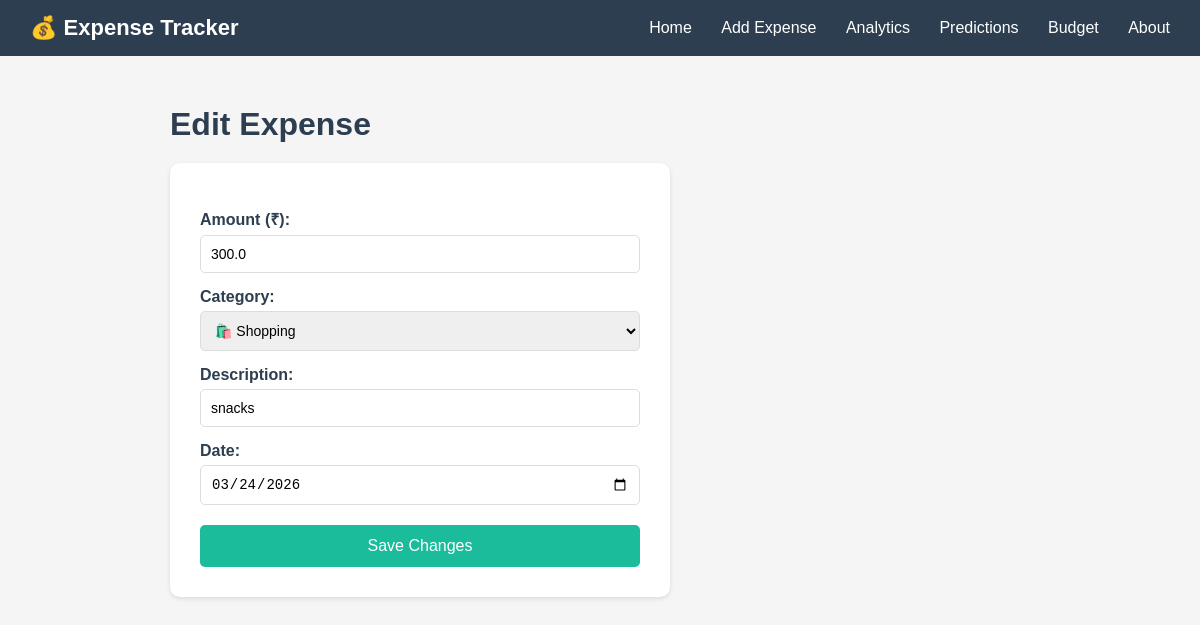
Before: /edit/6 with the older database file.
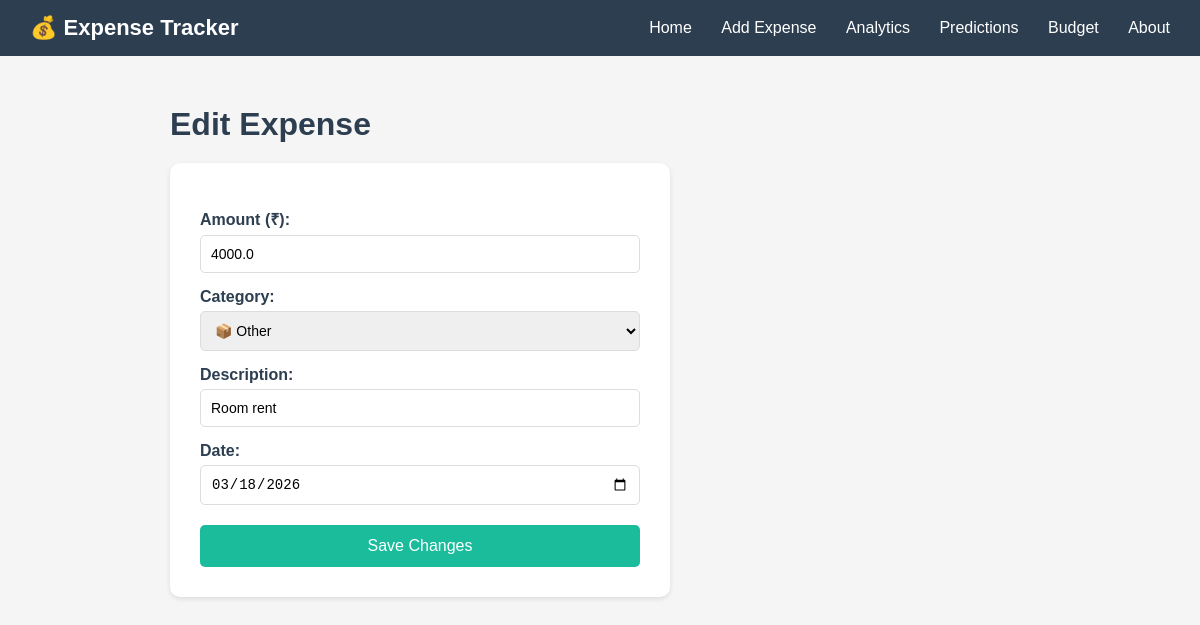
After: the same page with the newer database file.
### tables this page shows
CREATE TABLE expenses (
            id INTEGER PRIMARY KEY AUTOINCREMENT,
            amount REAL NOT NULL,
            category TEXT NOT NULL,
            description TEXT,
            date TEXT NOT NULL
        );

### app.py (the view, shortened to what this page needs)
@app.route('/edit/<int:id>', methods=['GET', 'POST'])
def edit(id):
    conn = get_db_connection()
    expense = conn.execute(
        'SELECT * FROM expenses WHERE id = ?', (id,)
    ).fetchone()
    conn.close()
    return render_template('edit.html', expense = expense)

### app.py (called while the page is built)
def get_db_connection():
    conn = sqlite3.connect('expenses.db')
    conn.row_factory = sqlite3.Row
    return conn

### templates/edit.html (shortened to what this page needs)
{% extends 'base.html' %}
{% block content %}
    <h1>Edit Expense</h1>
    <form method="POST" action="/edit/{{ expense['id'] }}">
        <label for="amount">Amount (₹):</label>
        <input type="number" id="amount" name="amount"
               value="{{ expense['amount'] }}" required>
        <label for="category">Category:</label>
        <select id="category" name="category" required>
            <option value="Shopping" {% if expense['category'] == 'Shopping' %}selected{% endif %}>🛍️ Shopping</option>
            <option value="Other" {% if expense['category'] == 'Other' %}selected{% endif %}>📦 Other</option>
        </select>
        <label for="description">Description:</label>
        <input type="text" id="description" name="description"
               value="{{ expense['description'] }}" >
        <label for="date">Date:</label>
        <input type="date" id="date" name="date"
               value="{{ expense['date'] }}" required>
        <button type="submit">Save Changes</button>
    </form>
{% endblock %}

Changed rows visible on the page:
changed expenses: amount "300.0" → "4000.0"; category "🛍️ Shopping" → "📦 Other"; description "snacks" → "Room rent"; date "03/24/2026" → "03/18/2026"
